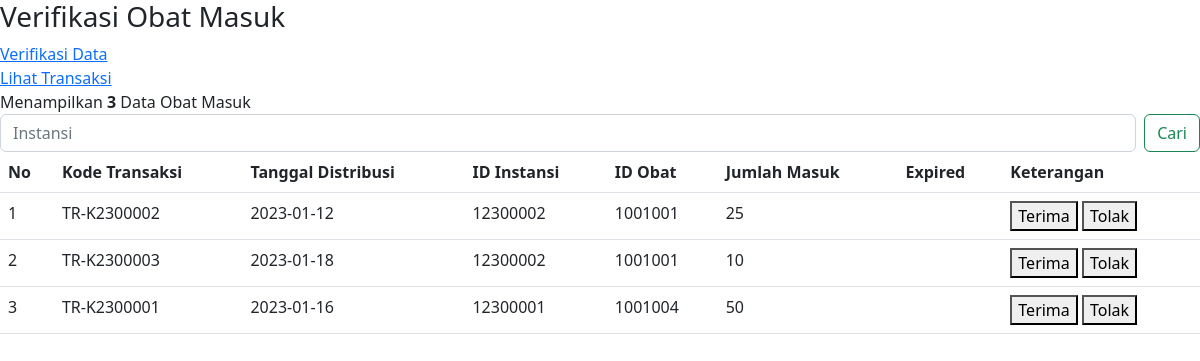
Screenshot of /far-verifikasi.php with the database file from the repository.
### tables this page shows
CREATE TABLE `obatkeluar` (
  `kodetransaksi` varchar(50) NOT NULL,
  `tanggal` date NOT NULL,
  `id_instansi` int(11) NOT NULL,
  `id_obat` int(11) NOT NULL,
  `jumlahkeluar` int(11) NOT NULL,
  `expired` date DEFAULT NULL
);

### far-verifikasi.php (the view, shortened to what this page needs)
<?php
    include ('connect.php');
?>
<!doctype html>
<html lang="en">
<head>
    <link href="https://cdn.jsdelivr.net/npm/bootstrap@5.2.3/dist/css/bootstrap.min.css" rel="stylesheet"
>
    <link rel="stylesheet" href="css.css">
</head>
<body>
    <h3> Verifikasi Obat Masuk</h3>
    <a href="far-verifikasi.php" class="w3-bar-item w3-button"><i class=""></i><div class="pl">Verifikasi Data</div></a>
    <a href="far-lihattransaksi.php" class="w3-bar-item w3-button"><i class=""></i><div class="pl">Lihat Transaksi</div></a>
    <div>
        <?php
            if(isset($_GET['cari'])){
                $cari = $_GET['cari'];
                $query = mysqli_query($conn, "SELECT * FROM obatkeluar WHERE id_instansi like '%".$cari."%'");
            }else{
                $query = mysqli_query($conn, "SELECT * FROM obatkeluar ORDER BY id_obat ASC");
            }
            echo " Menampilkan <b>" .mysqli_num_rows($query). "</b> Data Obat Masuk";
        ?>
        <form class="d-flex" role="search">
            <input class="form-control me-2" value="" name="cari" type="search" aria-label="Cari" placeholder="Instansi">
            <button class="btn btn-outline-success" type="submit" name="search">Cari</button>
        </form>
    </div>
    <table class="table ml-3">
        <thead>
            <tr>
                <th scope="col">No</th>
                <th scope="col">Kode Transaksi</th>
                <th scope="col">Tanggal Distribusi</th>
                <th scope="col">ID Instansi</th>
                <th scope="col">ID Obat</th>
                <th scope="col">Jumlah Masuk</th>
                <th scope="col">Expired</th>
                <th scope="col">Keterangan</th>
            </tr>
        </thead>
        <tbody>
            <?php
            $no = 1;
            while($data = mysqli_fetch_array($query)){
            echo '
            <tr>
            <td> '.$no.' </td>
            ';
            $no++;
        ?>
            <td>
                <?php $kodetransaksi = $data['kodetransaksi'];
                echo $kodetransaksi; ?>
            </td>
            <td>
                <?php $tanggal = $data['tanggal'];
                echo $tanggal; ?>
            </td>
            <td>
                <?php $id_instansi = $data['id_instansi'];
                echo $id_instansi; ?>
            </td>
            <td>
                <?php $id_obat = $data['id_obat'];
                echo $id_obat; ?>
            </td>
            <td>
                <?php $jumlahmasukfar = $data['jumlahkeluar'];
                echo $jumlahmasukfar; ?>
            </td>
            <td>
            </td>
            <td>
                <button type="submit" href="far-prosesverifikasi.php" class="selesai">Terima</button>
                <button type="submit" href="far-prosesverifikasi.php" class="ditolak">Tolak</button>
            </td>
            <?php
            }
        ?>
        </tbody>
    </table>
</body>
</html>

### rows the page displays
obatkeluar: kodetransaksi "TR-K2300002", tanggal "2023-01-12", id_instansi "12300002", id_obat "1001001", jumlahkeluar "25"
obatkeluar: kodetransaksi "TR-K2300003", tanggal "2023-01-18", id_instansi "12300002", id_obat "1001001", jumlahkeluar "10"
obatkeluar: kodetransaksi "TR-K2300001", tanggal "2023-01-16", id_instansi "12300001", id_obat "1001004", jumlahkeluar "50"

### other values shown
mysqli_num_rows($query) "3"
